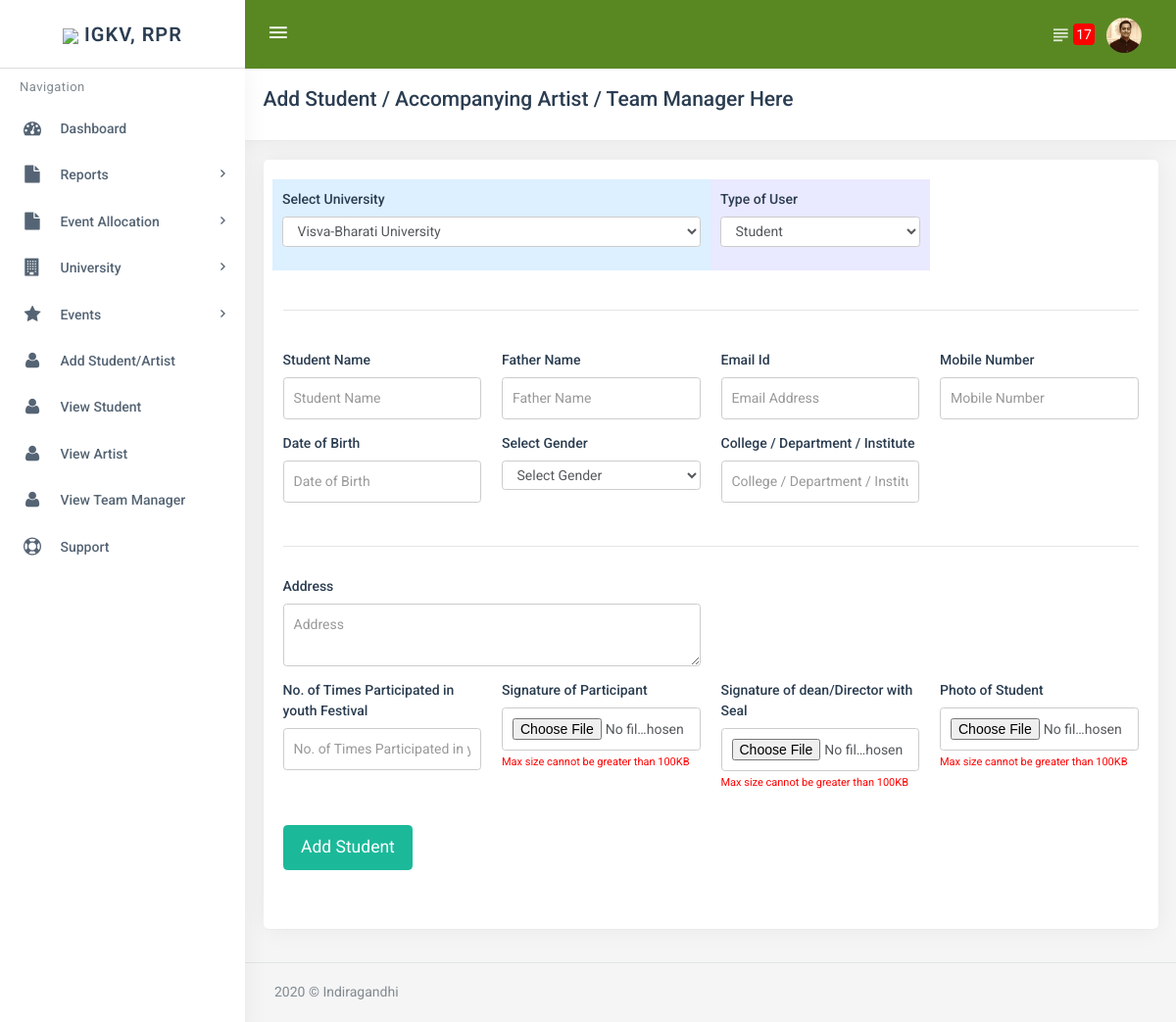
Page /add_student.php (signed in) on the committed database.
### tables this page shows
CREATE TABLE `users` (
  `id` int(11) NOT NULL,
  `name` varchar(100) NOT NULL,
  `email` varchar(50) NOT NULL,
  `tx_address` varchar(60) NOT NULL,
  `file` varchar(150) NOT NULL DEFAULT 'default.jpg',
  `gender` varchar(10) NOT NULL,
  `date` timestamp NOT NULL DEFAULT CURRENT_TIMESTAMP ON UPDATE CURRENT_TIMESTAMP,
  `verified` varchar(20) NOT NULL DEFAULT 'True',
  `password` varchar(100) NOT NULL,
  `phone` varchar(20) NOT NULL,
  `activation_code` varchar(50) NOT NULL,
  `tutorial_taken` varchar(10) NOT NULL DEFAULT 'No',
  `balance` varchar(10) NOT NULL DEFAULT '0',
  `kyc_approved` varchar(20) NOT NULL DEFAULT 'Pending',
  `g_auth_key` varchar(50) NOT NULL
);

### pdo_class_data.php (called while the page is built, shortened)
<?php
  function authenticate(){
    if(isset($_SESSION['user'], $_SESSION['loged_primitives']))
      {
         include 'connection.php';
          $pdo = new PDO($dsn, $user, $pass, $opt);
          try {
              $stmt = $pdo->prepare('SELECT * FROM users WHERE email ="'.$_SESSION['user'].'"');
          } catch(PDOException $ex) {
              echo "An Error occured!";
              print_r($ex->getMessage());
          }
          $stmt->execute();
          $user = $stmt->fetch();
          $pass = md5($user['password']);
           return $user;      }
      else
      {
        header('Location:sign_in.php?choice=error&value=Session timed out. Login again.');
      }
       return $user;
  }
?>

### administrator/function.php (called while the page is built, shortened)
<?php
     function fetch_all_popo($table){
         include 'connection.php';
         $pdo = new PDO($dsn, $user, $pass, $opt);
         try {
            $stmt = $pdo->prepare('SELECT * FROM `'.$table.'` ORDER BY date DESC');
            } catch(PDOException $ex) {
                echo "An Error occured!";
                print_r($ex->getMessage());
            }
            $stmt->execute();
            $user = $stmt->fetchAll();
            return $user;
    }
    function count_notification($table, $id){
        include 'connection.php';
            $dsn = "mysql:host=$host;dbname=$db;charset=$charset";
            $opt = [
                PDO::ATTR_ERRMODE            => PDO::ERRMODE_EXCEPTION,
                PDO::ATTR_DEFAULT_FETCH_MODE => PDO::FETCH_ASSOC,
                PDO::ATTR_EMULATE_PREPARES   => false,
            ];
        $pdo = new PDO($dsn, $user, $pass, $opt);
      try {
          $stmt = $pdo->prepare('SELECT * FROM `notification` WHERE `user_id`='.$id.' AND `status`="Unread" ORDER BY date DESC');
      } catch(PDOException $ex) {
          echo "An Error occured!";
          print_r($ex->getMessage());
      }
      $stmt->execute();
      $user = $stmt->rowCount();
      return $user;
    }
 ?>

### add_student.php (the view, shortened to what this page needs)
<?php require 'includes/header_start.php'; ?>
<link rel="stylesheet" href="assets/plugins/morris/morris.css">
<link href="assets/plugins/timepicker/bootstrap-timepicker.min.css" rel="stylesheet">
    <link href="assets/plugins/mjolnic-bootstrap-colorpicker/css/bootstrap-colorpicker.min.css" rel="stylesheet">
    <link href="assets/plugins/bootstrap-datepicker/css/bootstrap-datepicker.min.css" rel="stylesheet">
    <link href="assets/plugins/clockpicker/bootstrap-clockpicker.min.css" rel="stylesheet">
    <link href="assets/plugins/bootstrap-daterangepicker/daterangepicker.css" rel="stylesheet">
<?php require 'includes/header_end.php'; ?>
<div class="content-page">
    <div class="content">
        <div class="container">
            <div class="row">
                <div class="col-xs-12">
                    <div class="page-title-box">
                        <h4 class="page-title">Add Student / Accompanying Artist / Team Manager Here</h4>
                        <div class="clearfix" style="padding:10px;"></div>
                    </div>
                </div>
            </div>
            <form action="student_handle.php" method="POST" enctype="multipart/form-data">
              <div class="row">
                <div class="col-xl-12 col-xs-12">
                    <div class="card-box items">
                      <div class="row">
                        <div class="col-sm-6" style="background-color: #ddf0ff;padding:10px;">
                          <div class="form-group">
                             <label>Select University</label>
                             <select class="form-control" name="university">
                               <?php
                                $datar = fetch_all_popo("university");
                                foreach ($datar as $key => $value) {
                                  echo '<option>'.$value['univ_name'].'</option>';
                                }
                                ?>
                             </select>
                           </div>
                        </div>
                        <div class="col-sm-3" style="background-color: #e9e9ff;padding:10px;">
                          <div class="form-group">
                             <label>Type of User</label>
                             <select class="form-control" name="type_user">
                               <option>Student</option>
                             </select>
                           </div>
                        </div>
                      </div>
                      <hr style="margin:40px 0px" />
                      <div class="row">
                        <div class="col-sm-3">
                          <div class="form-group">
                             <label>Student Name</label>
                             <input type="text" class="form-control" required name="student_name" placeholder="Student Name" style="padding: 10px;">
                           </div>
                        </div>
                        <div class="col-sm-3">
                            <div class="form-group">
                             <label>Father Name</label>
                             <input type="text" class="form-control" required name="father_name" placeholder="Father Name" style="padding: 10px;">
                           </div>
                        </div>
                         <div class="col-sm-3">
                            <div class="form-group">
                             <label>Email Id</label>
                             <input type="text" class="form-control" required name="email" placeholder="Email Address" style="padding: 10px;">
                           </div>
                        </div>
                         <div class="col-sm-3">
                            <div class="form-group">
                             <label>Mobile Number</label>
                             <input type="text" class="form-control" required name="mobile" placeholder="Mobile Number" style="padding: 10px;">
                           </div>
                        </div>
                        <div class="col-sm-3">
                            <div class="form-group">
                               <label>Date of Birth</label>
                               <input type="text" class="form-control" id="datepicker" required name="dob" autocomplete="off" placeholder="Date of Birth" style="padding: 10px;">
                             </div>
                        </div>
                      <div class="col-sm-3">
                            <div class="form-group">
                               <label>Select Gender</label>
                              <select class="form-control" name="gender" required="">
                               <option>Select Gender</option>
                             </select>
                             </div>
                        </div>
                        <div class="col-sm-3">
                            <div class="form-group">
                               <label>College / Department / Institute</label>
                               <input type="text" class="form-control" required name="college_dept" placeholder="College / Department / Institute" style="padding: 10px;">
                             </div>
                        </div>
                      </div>
                      <hr style="margin: 30px 0px;">
                      <div class="row">
                        <div class="col-sm-6">
                            <div class="form-group">
                               <label>Address</label>
                               <textarea class="form-control" required name="address" placeholder="Address" style="padding: 10px;"></textarea>
                             </div>
                        </div>
                      </div>
                       <div class="row">
                         <div class="col-sm-3">
                            <div class="form-group">
                               <label>No. of Times Participated in youth Festival</label>
                               <input type="text" class="form-control" required name="no_of_time_participated" placeholder="No. of Times Participated in youth Festival" style="padding: 10px;">
                             </div>
                         </div>
                         <div class="col-sm-3">
                           <div class="form-group">
                             <label>Signature of Participant</label>
                             <input type="file" required  class="form-control" name="student_signature" style="padding: 10px;">
                             <span style="color: red;font-size: 11px;">Max size cannot be greater than 100KB</span>
                           </div>
                         </div>
                         <div class="col-sm-3">
                           <div class="form-group">
                             <label>Signature of dean/Director with Seal</label>
                             <input type="file" required  class="form-control" name="dean_signature" style="padding: 10px;">
                             <span style="color: red;font-size: 11px;">Max size cannot be greater than 100KB</span>
                           </div>
                         </div>
                         <div class="col-sm-3">
                           <div class="form-group">
                             <label>Photo of Student</label>
                             <input type="file" required  class="form-control" name="photo" placeholder="Please Enter Your Photo" style="padding: 10px;">
                             <span style="color: red;font-size: 11px;">Max size cannot be greater than 100KB</span>
                           </div>
                         </div>
                       </div>
                        <div style="padding: 10px;"></div>
                       <button type="submit" id="oplo" class="btn btn-success btn-lg">Add Student</button>
                       <div style="padding: 20px;"></div>
                   </div>
                </div>
            </form>
        </div>
    </div>
</div>
<?php require 'includes/footer_start.php' ?>
<?php require 'includes/footer_end.php' ?>

### includes/topbar.php (shortened to what this page needs)
<div class="topbar">
    <div class="topbar-left" style="border-bottom: solid 1px #ddd">
        <a href="dashboard.php" class="logo" id="logo-tour"><img src="iop.png" style="width: 30px;"> <span style="border-top:solid 10px transparent;">IGKV, RPR</span></a>
    </div>
    <nav class="navbar navbar-custom" style="background-color: #598823">
        <ul class="nav navbar-nav">
            <li class="nav-item">
                <button class="button-menu-mobile open-left waves-light waves-effect">
                    <i class="zmdi zmdi-menu"></i>
                </button>
            </li>
        </ul>
        <ul class="nav navbar-nav pull-right">
            <li class="nav-item dropdown notification-list">
                <a class="nav-link waves-effect waves-light right-bar-toggle" href="javascript:void(0);" style="display: block;position: relative;">
                    <i class="zmdi zmdi-format-subject noti-icon"></i> <span style="background-color: red;color: #fff;border-radius:4px;margin-left:-10px;padding:3px;z-index: 1000">
                        <?php echo count_notification("notification", $pdo_auth['id']); ?></span>
                </a>
            </li>
            <li class="nav-item dropdown notification-list">
                <a class="nav-link dropdown-toggle arrow-none waves-effect waves-light nav-user"
                   data-toggle="dropdown" href="#" role="button"
                   aria-haspopup="false" aria-expanded="false">
                    <img src="profile/<?php echo $pdo_auth['file']; ?>" alt="user" class="img-circle">
                </a>
            </li>
        </ul>
    </nav>
</div>

### includes/footer_start.php (shortened to what this page needs)
<footer class="footer text-right">
    <?php echo date("Y"); ?> &copy; <?php echo $pdo_auth['name']; ?>
</footer>
</div>

### rows in the picture
users: file (picture), name "Indiragandhi"

### other values in the picture
count_notification("notification", $pdo_auth['id']) "17"
form field university "Visva-Bharati University"
